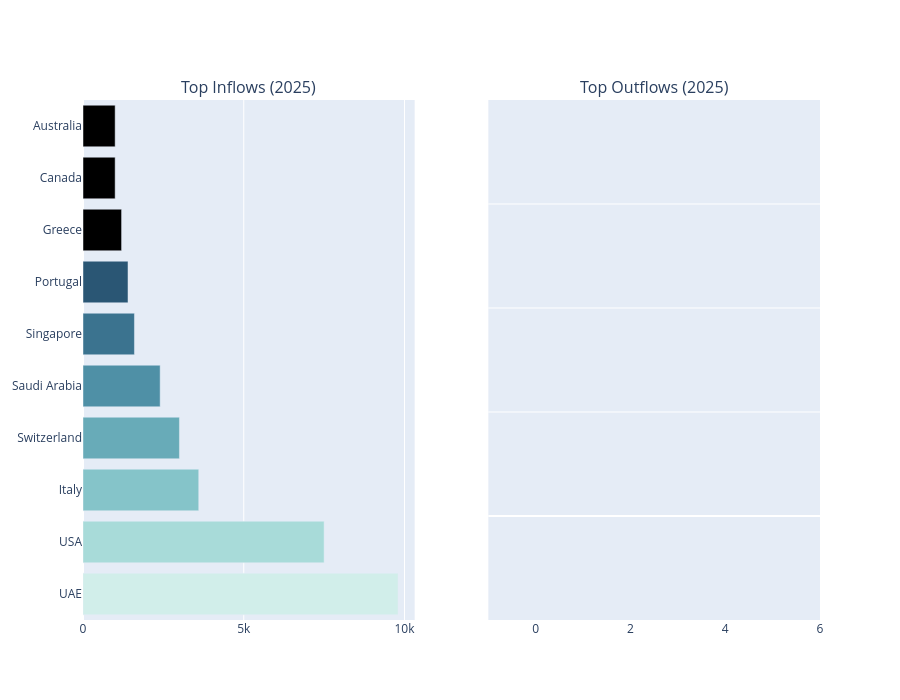

The cell this chart's notebook holds for it:
### Code cell
# ========== Country-Level: Top Inflows & Outflows ==========
top_inflows = df_country[df_country['net_millionaire_migration_2025']>0].sort_values('net_millionaire_migration_2025', ascending=False)
top_outflows = df_country[df_country['net_millionaire_migration_2025']<0].sort_values('net_millionaire_migration_2025')

fig = make_subplots(rows=1, cols=2, shared_yaxes=True, subplot_titles=('Top Inflows (2025)','Top Outflows (2025)'))
fig.add_trace(go.Bar(x=top_inflows['net_millionaire_migration_2025'].head(12), y=top_inflows['country'].head(12), orientation='h', marker_color=px.colors.sequential.Teal), row=1, col=1)
fig.add_trace(go.Bar(x=top_outflows['net_millionaire_migration_2025'].head(12), y=top_outflows['country'].head(12), orientation='h', marker_color=px.colors.sequential.ice), row=1, col=2)
fig.update_layout(height=700)
fig.show()

### Figure 1 — Plotly figure (JSON) as saved in the notebook; plotly's stock layout.template omitted (floating-point values rounded to 4 significant figures)
{"data": [{"marker": {"color": ["rgb(209, 238, 234)", "rgb(168, 219, 217)", "rgb(133, 196, 201)", "rgb(104, 171, 184)", "rgb(79, 144, 166)", "rgb(59, 115, 143)", "rgb(42, 86, 116)"]}, "orientation": "h", "type": "bar", "x": [9800, 7500, 3600, 3000, 2400, 1600, 1400, 1200, 1000, 1000], "xaxis": "x", "y": ["UAE", "USA", "Italy", "Switzerland", "Saudi Arabia", "Singapore", "Portugal", "Greece", "Canada", "Australia"], "yaxis": "y"}, {"marker": {"color": ["rgb(3, 5, 18)", "rgb(25, 25, 51)", "rgb(44, 42, 87)", "rgb(58, 60, 125)", "rgb(62, 83, 160)", "rgb(62, 109, 178)", "rgb(72, 134, 187)", "rgb(89, 159, 196)", "rgb(114, 184, 205)", "rgb(149, 207, 216)", "rgb(192, 229, 232)", "rgb(234, 252, 253)"]}, "orientation": "h", "type": "bar", "x": [], "xaxis": "x2", "y": [], "yaxis": "y2"}], "layout": {"annotations": [{"font": {"size": 16}, "showarrow": false, "text": "Top Inflows (2025)", "x": 0.225, "xanchor": "center", "xref": "paper", "y": 1, "yanchor": "bottom", "yref": "paper"}, {"font": {"size": 16}, "showarrow": false, "text": "Top Outflows (2025)", "x": 0.775, "xanchor": "center", "xref": "paper", "y": 1, "yanchor": "bottom", "yref": "paper"}], "height": 700, "xaxis": {"anchor": "y", "domain": [0, 0.45]}, "xaxis2": {"anchor": "y2", "domain": [0.55, 1]}, "yaxis": {"anchor": "x", "domain": [0, 1]}, "yaxis2": {"anchor": "x2", "domain": [0, 1], "matches": "y", "showticklabels": false}}}
